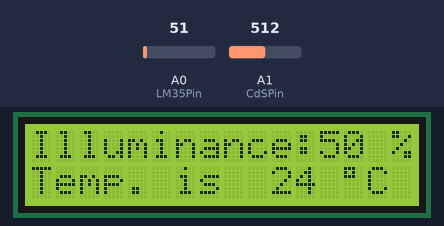
Bench run of a sketch on a simulated Arduino Uno, built with avr-gcc and run on an emulated ATmega328P. On the bench: 16×2 character LCD. Inputs (shaded band) come from the test bench; at power-on: A0 (LM35Pin) = 51, A1 (CdSPin) = 512.

Above: at 4.3 s.
4.4 s: A0 (LM35Pin) set to 61
At 6.5 s:
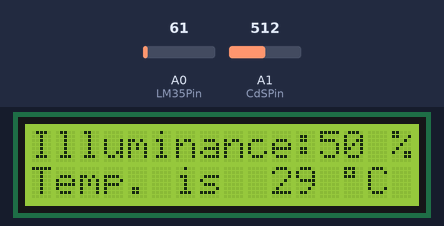
7.1 s: A1 (CdSPin) set to 716
At 8.4 s:
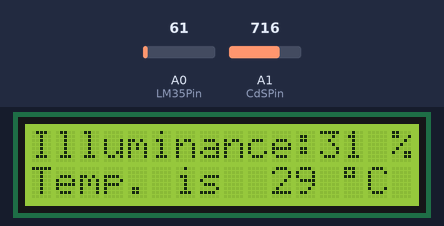
9.8 s: A0 (LM35Pin) set to 71
At 12.3 s:
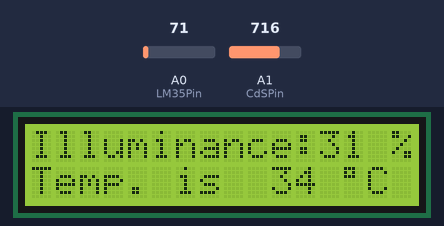
12.6 s: A1 (CdSPin) set to 900
At 14.4 s:
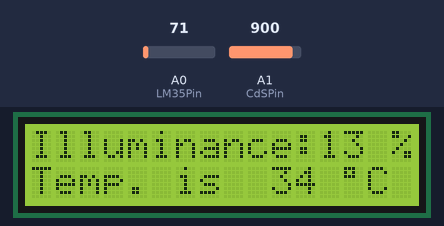
15.3 s: A0 (LM35Pin) set to 86
At 18.3 s:
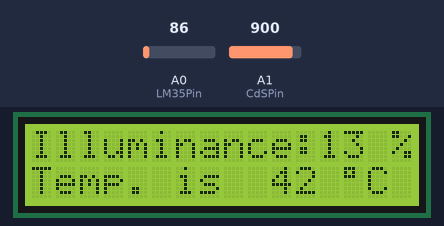
18.7 s: A1 (CdSPin) set to 1023
At 20.3 s:
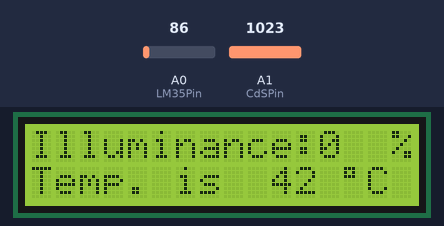
Timing chart, 0 to 21.8 s (numbered marks = the images above; inputs shaded):
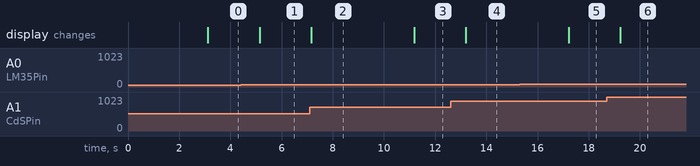

Measured:
- after the input at 4.4 s, the display: changes after 0.74 s (image 1)
- after the input at 7.1 s, the display: changes after 0.05 s (image 2)
- after the input at 9.8 s, the display: changes after 1.4 s (image 3)
- after the input at 12.6 s, the display: changes after 0.59 s (image 4)
- after the input at 15.3 s, the display: changes after 1.9 s (image 5)
- after the input at 18.7 s, the display: changes after 0.52 s (image 6)

The sketch:

AR01_cds_Im35.ino
```cpp
/*
 예제 6.3
 LM35를 이용한 온도 측정
 */

// I2C 통신 라이브러리 설정
#include <Wire.h>
// I2C LCD 라리브러리 설정
#include <LiquidCrystal_I2C.h>

// LCD I2C address 설정
// PCF8574:0x27, PCF8574A:0x3F
LiquidCrystal_I2C lcd(0x3F,16,2);

// 0번 아날로그핀을 LM35 입력으로 설정한다.
const int LM35Pin = 0;
const int CdSPin = 1;
void setup() {

  // 16X2 LCD 모듈 설정하고 백라이트를 켠다.
  lcd.init(); // LCD 설정
  lcd.backlight();

  // 메세지를 표시한다.
  lcd.print("ex 6.3");
  lcd.setCursor(0,1);
  lcd.print("Checking Temp.");

  // 3초동안 메세지를 표시한다.
  delay(3000);

  // 모든 메세지를 삭체한 뒤
  // 숫자를 제외한 부분들을 미리 출력시킨다.
  lcd.clear();
  lcd.setCursor(0,1);
  lcd.print("Temp. is ");

  //LCD 문자표에서 '°' 기호를 직접 써준다


   // '°' 기호 문자코드
  lcd.setCursor(0,0);
  lcd.print("Illuminance:");
  lcd.setCursor(15,0);
  lcd.print("%");
  lcd.setCursor(13,1);
  lcd.write(B11011111);
  lcd.setCursor(14,1);
  lcd.print("C");  // 'C'를 표시한다.
}

void loop(){
  int adcValue;
  int adcValue1;
  long temp; // 현재의 온도
  int illuminance;

  // LM35의 Vout을 읽는다.
  adcValue = analogRead(LM35Pin);
  // 온도값으로 환산한다. 오버플로우 방지를 위하여 500L로 표시한다.
  // 500L의 경우 500을 32비트 long 형태의 숫자로 나타내 준다.
  temp = (adcValue * 500L)/1023;
  adcValue1 = analogRead(CdSPin);
  illuminance = map(adcValue1,0,1023,100,0);

  lcd.setCursor(12,0);
  lcd.print("  ");
  lcd.setCursor(12,0);
  lcd.print(illuminance);
  lcd.setCursor(10,1);
  lcd.print("   ");
  lcd.setCursor(10,1);
  lcd.print(temp);
  // 온도를 표시한다


  delay(2000);
}
```
